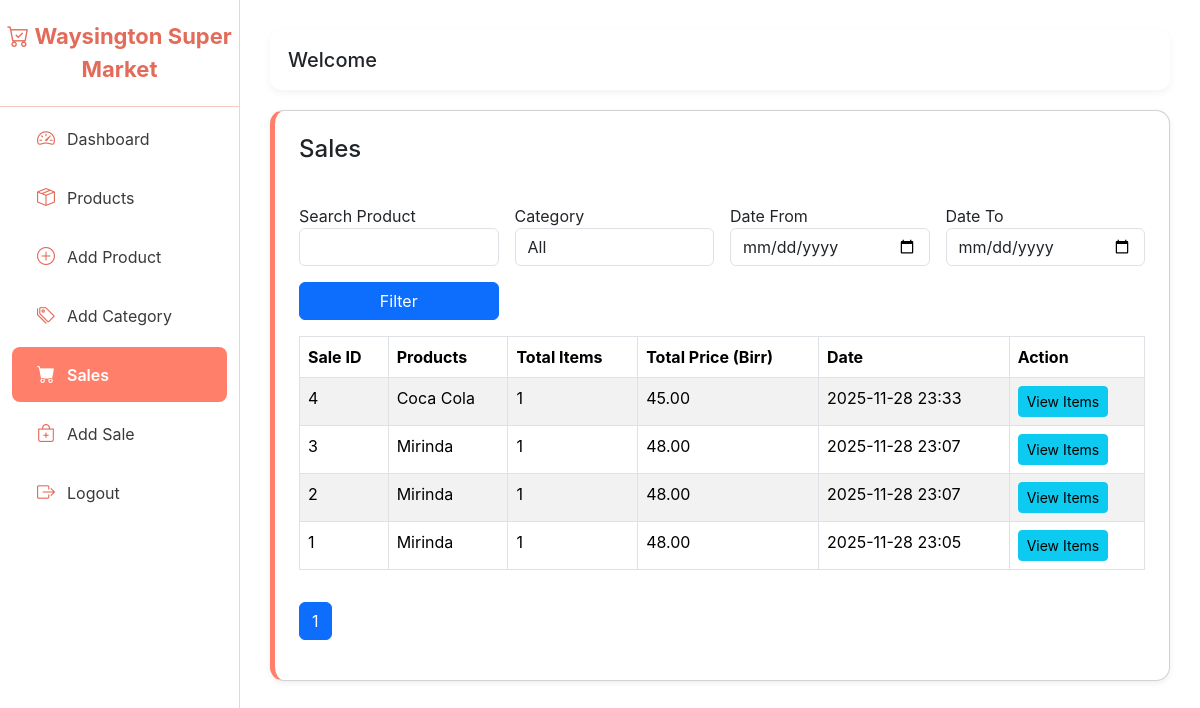
/myapp/sales/, run on the app's committed database.
### myapp/models.py (models this page shows, shortened)
class Sale(models.Model):
    created_at = models.DateTimeField(auto_now_add=True)
    total_price = models.DecimalField(max_digits=12, decimal_places=2, default=0)  # total for all items

class Product(models.Model):
    name = models.CharField(max_length=200)
    category = models.ForeignKey(Category, on_delete=models.SET_NULL, null=True)
    barcode = models.CharField(max_length=100, blank=True, null=True)
    selling_price = models.DecimalField(max_digits=10, decimal_places=2)  # retail price
    created_at = models.DateTimeField(auto_now_add=True)

### myapp/views.py (the view)
# urls.py: path('sales/', views.sales, name='sales'),
def sales(request):
    search = request.GET.get('search', '').strip()
    category = request.GET.get('category')
    product_id = request.GET.get('product')
    date_from = request.GET.get('date_from')
    date_to = request.GET.get('date_to')
    price_min = request.GET.get('price_min')
    price_max = request.GET.get('price_max')
    sale_items_qs = SaleItem.objects.select_related('product')
    sales = Sale.objects.prefetch_related(
        Prefetch('items', queryset=sale_items_qs, to_attr='sale_items')
    ).order_by('-created_at')
    if search:
        sales = sales.filter(items__product__name__icontains=search).distinct()
    if category:
        sales = sales.filter(items__product__category_id=category).distinct()
    if product_id:
        sales = sales.filter(items__product_id=product_id).distinct()
    if date_from:
        sales = sales.filter(created_at__date__gte=date_from)
    if date_to:
        sales = sales.filter(created_at__date__lte=date_to)
    for sale in sales:
        sale.total_items = sum(item.quantity for item in sale.sale_items)
        sale.total_price = sum(item.total_price for item in sale.sale_items)
        sale.product_names = ", ".join([item.product.name for item in sale.sale_items])
    paginator = Paginator(sales, 20)
    page_number = request.GET.get('page')
    page_obj = paginator.get_page(page_number)
    context = {
        'sales': page_obj,
        'page_obj': page_obj,
        'categories': Category.objects.all(),
        'products': Product.objects.all(),
        'values': request.GET,
    }
    return render(request, 'sales.html', context)

### template/sales.html (shortened to what this page needs)
{% extends 'base.html' %}
{% block content %}
<div class="card card-simple p-4">
    <h4>Sales</h4>
    <form method="GET" class="row g-3 mt-3">
        <div class="col-md-3 position-relative">
            <label>Search Product</label>
            <input type="text" id="product_input" name="search" value="{{ values.search }}" class="form-control" autocomplete="off">
        </div>
        <div class="col-md-3">
            <label>Category</label>
            <select name="category" class="form-control">
                <option value="">All</option>
            </select>
        </div>
        <div class="col-md-3">
            <label>Date From</label>
            <input type="date" name="date_from" value="{{ values.date_from }}" class="form-control">
        </div>
        <div class="col-md-3">
            <label>Date To</label>
            <input type="date" name="date_to" value="{{ values.date_to }}" class="form-control">
        </div>
        <div class="col-md-3 d-flex align-items-end">
            <button class="btn btn-primary w-100">Filter</button>
        </div>
    </form>
    <table class="table table-bordered table-striped mt-3">
        <thead>
            <tr>
                <th>Sale ID</th>
                <th>Products</th>
                <th>Total Items</th>
                <th>Total Price (Birr)</th>
                <th>Date</th>
                <th>Action</th>
            </tr>
        </thead>
        <tbody>
            {% for sale in sales %}
            <tr>
                <td>{{ sale.id }}</td>
                <td>{{ sale.product_names }}</td>
                <td>{{ sale.total_items }}</td>
                <td>{{ sale.total_price|floatformat:2 }}</td>
                <td>{{ sale.created_at|date:"Y-m-d H:i" }}</td>
                <td>
                    <a href="{% url 'sale_detail' sale.id %}" class="btn btn-sm btn-info">View Items</a>
                </td>
            </tr>
            {% empty %}
            <tr>
                <td colspan="6" class="text-center text-muted">No sales found.</td>
            </tr>
            {% endfor %}
        </tbody>
    </table>
    <nav>
        <ul class="pagination mt-3">
            {% for num in page_obj.paginator.page_range %}
                <li class="page-item {% if page_obj.number == num %}active{% endif %}">
                    <a class="page-link" href="?page={{ num }}">{{ num }}</a>
                </li>
            {% endfor %}
        </ul>
    </nav>
</div>
{% endblock %}

### template/base.html (style rules this page uses)
:root { --coral: #ff7f6b; --coral-dark: #e36b59; --coral-light: #ff9e8c; --sidebar-bg: white; --sidebar-text: #3a3a3a; --sidebar-hover: #ffe5e0; --accent: #ff7f6b; }
body { font-family: 'Inter', sans-serif; }
.card-simple { border-radius: 14px; background: white; padding: 20px; box-shadow: 0 2px 6px rgba(0,0,0,0.07); border-left: 5px solid var(--coral); }

### data on the page
Sale: id "4", product_names "Coca Cola", total_items "1", total_price "45.00", created_at "2025-11-28 23:33"
Sale: id "3", product_names "Mirinda", total_items "1", total_price "48.00", created_at "2025-11-28 23:07"
Sale: id "2", product_names "Mirinda", total_items "1", total_price "48.00", created_at "2025-11-28 23:07"
Sale: id "1", product_names "Mirinda", total_items "1", total_price "48.00", created_at "2025-11-28 23:05"

### other printed values
{{ num }} "1"
